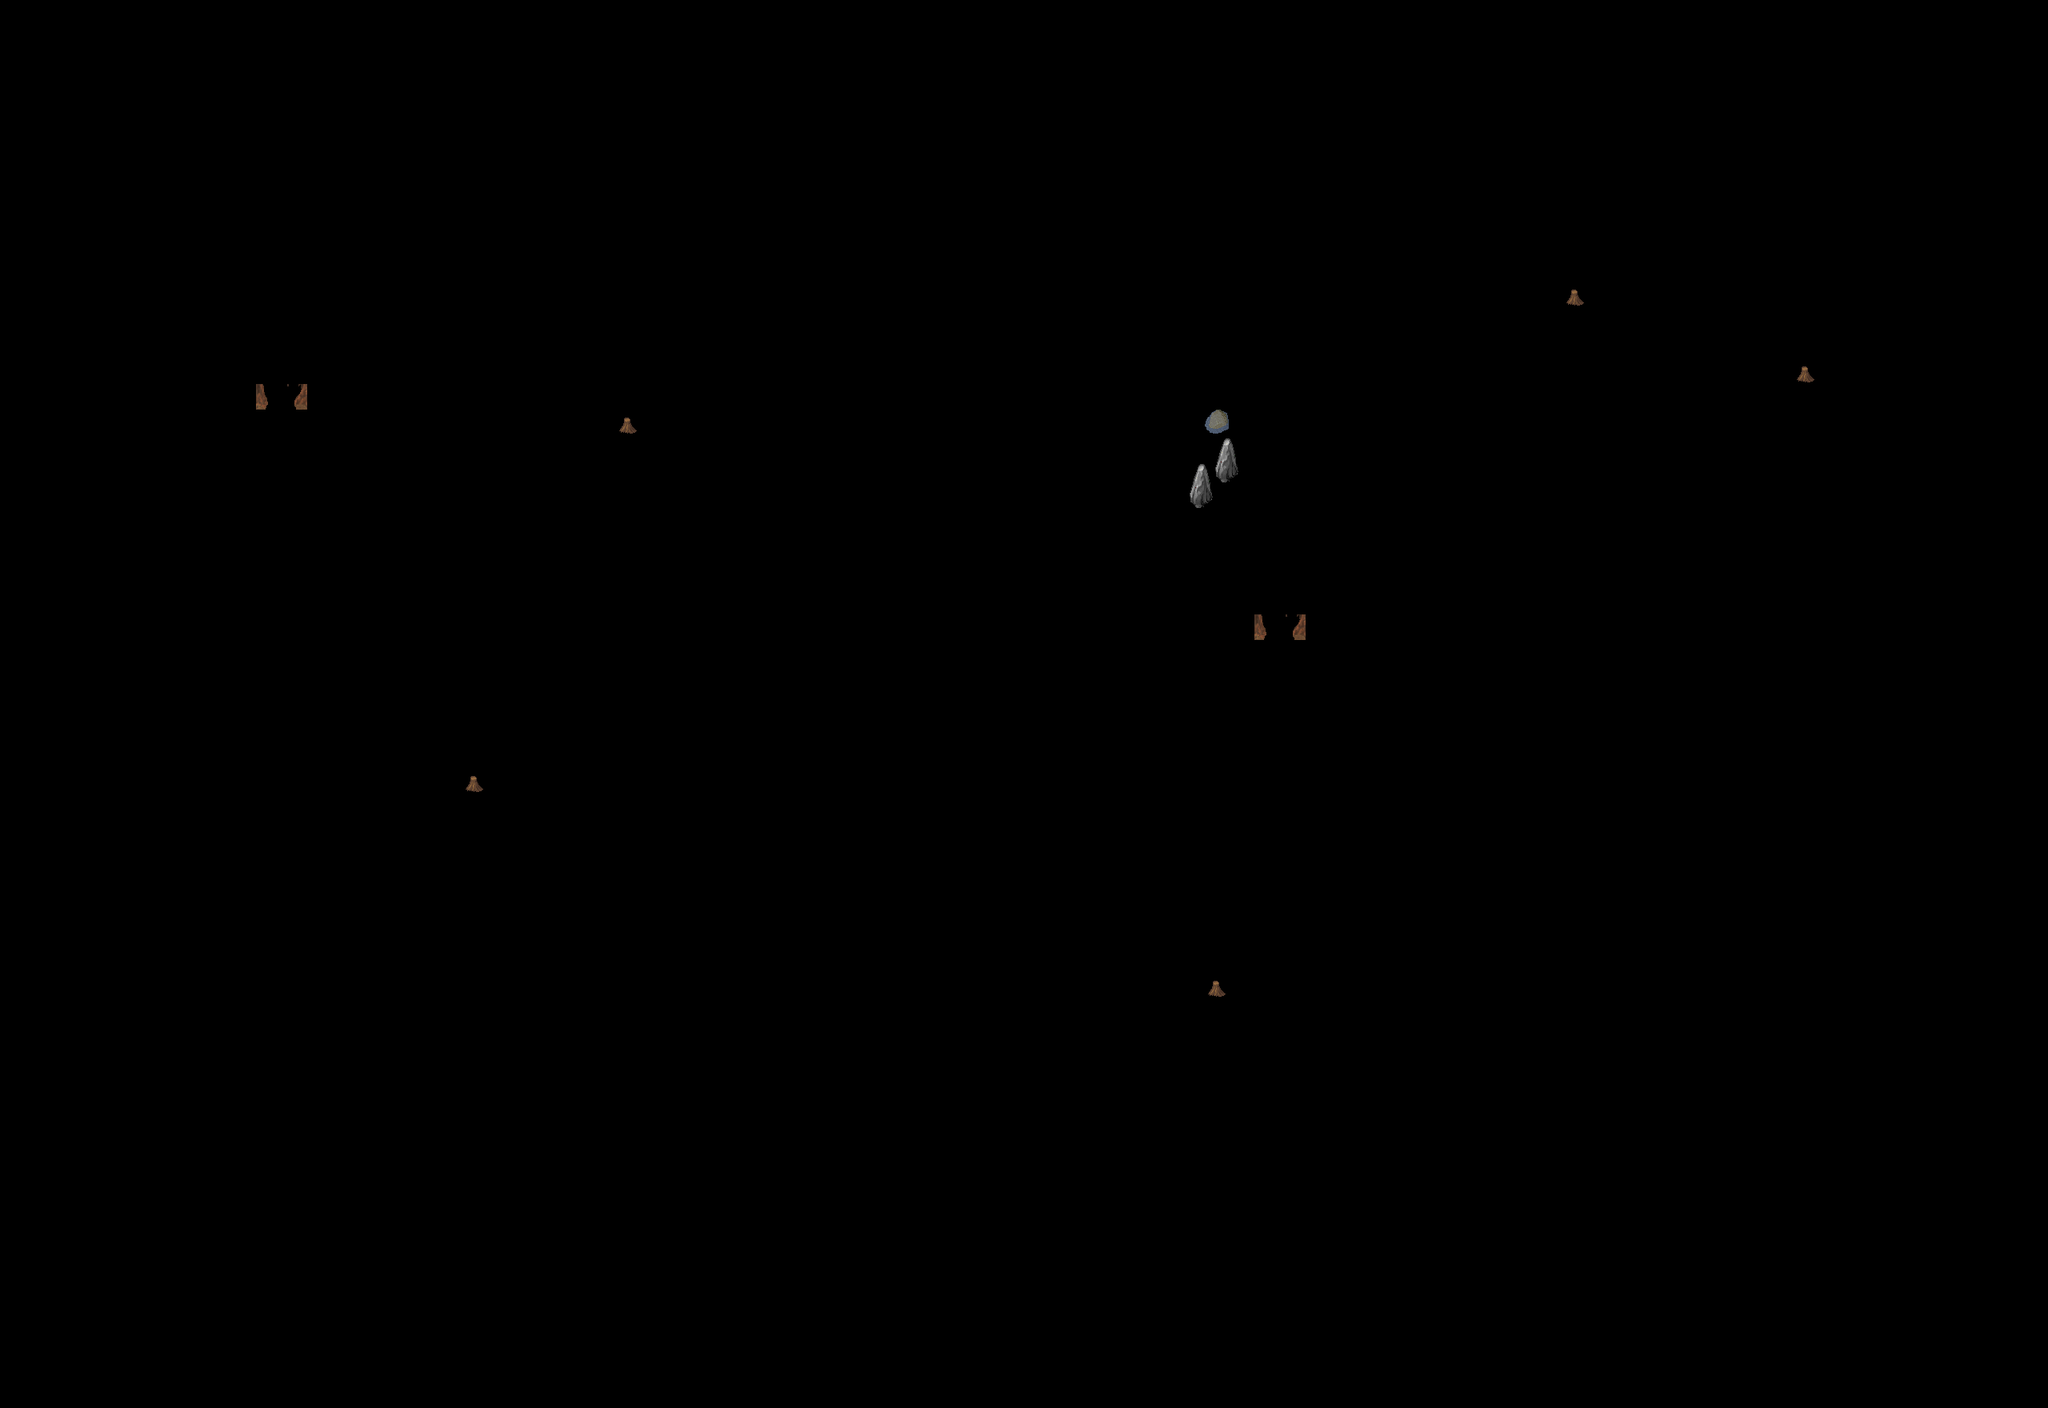

This is a level from a 2D game, rendered from its Tiled map with the project's own tilesets. A one-line summary and the map file follow, with tile-layer data summarised:
An orthogonal 80x55 tile map with 32x32 px tiles, 2 tile layers (Ground, Fringe), 3 hidden layers not drawn, 6 tilesets and 3 objects (SCRIPT, WARP, SPAWN).

<map version="1.0" orientation="orthogonal" width="80" height="55" tilewidth="32" tileheight="32">
 <properties>
  <property name="music" value="inside2.ogg" />
 </properties>
 <tileset firstgid="1" name="collision1_32_32" tilewidth="32" tileheight="32">
  <image source="../graphics/tiles/collision1_32_32.png" width="1024" height="1024" />
 </tileset>
 <tileset firstgid="1025" name="cave3_32_32" tilewidth="32" tileheight="32">
  <image source="../graphics/tiles/cave3_32_32.png" width="1024" height="1024" />
 </tileset>
 <tileset firstgid="2049" name="cave2_32_32" tilewidth="32" tileheight="32">
  <image source="../graphics/tiles/cave2_32_32.png" width="1024" height="1024" />
 </tileset>
 <tileset firstgid="3073" name="cave4_32_32" tilewidth="32" tileheight="32">
  <image source="../graphics/tiles/cave4_32_32.png" width="1024" height="1024" />
 </tileset>
 <tileset firstgid="4097" name="cave1_32_64" tilewidth="32" tileheight="64">
  <image source="../graphics/tiles/cave1_32_64.png" width="1024" height="1024" />
 </tileset>
 <tileset firstgid="4609" name="misc1_32_64" tilewidth="32" tileheight="64">
  <image source="../graphics/tiles/misc1_32_64.png" width="1024" height="1024" />
 </tileset>
 <layer name="Ground" width="80" height="55" visible="0">
  <data>[4400 cells, 4294 non-empty, 65 distinct tile ids]</data>
 </layer>
 <layer name="Ground" width="80" height="55">
  <data>[4400 cells, 9 non-empty, 3 distinct tile ids]</data>
 </layer>
 <layer name="Fringe" width="80" height="55">
  <data>[4400 cells, 5 non-empty, 3 distinct tile ids]</data>
 </layer>
 <layer name="Over" width="80" height="55" visible="0">
  <data>[4400 cells, 441 non-empty, 10 distinct tile ids]</data>
 </layer>
 <layer name="Collision" width="80" height="55" visible="0">
  <data>[4400 cells, 3224 non-empty, 1 distinct tile ids]</data>
 </layer>
 <objectgroup name="Object" width="80" height="55">
  <object name="External Map Events" type="SCRIPT" x="0" y="0">
   <properties>
    <property name="FILENAME" value="scripts/maps/iw-desert-cave01-o00-n01-n01.lua" />
   </properties>
  </object>
  <object name="Warp to iw-desert-cave01-o00-o00-n01" type="WARP" x="608" y="96" width="32" height="32">
   <properties>
    <property name="DEST_MAP" value="iw-desert-cave01-o00-o00-n01" />
    <property name="DEST_X" value="1088" />
    <property name="DEST_Y" value="1472" />
   </properties>
  </object>
  <object name="Fledermaus" type="SPAWN" x="224" y="96" width="2208" height="1600">
   <properties>
    <property name="MAX_BEINGS" value="13" />
    <property name="MONSTER_ID" value="8" />
    <property name="SPAWN_RATE" value="25" />
   </properties>
  </object>
 </objectgroup>
</map>
